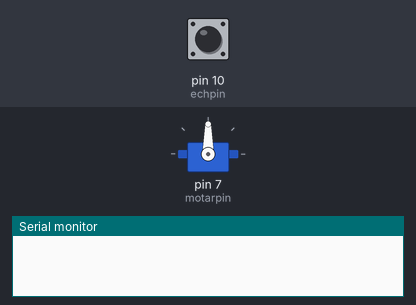
The sketch below on a simulated Arduino Uno, built with avr-gcc and run on an emulated ATmega328P. Parts: servo, the last lines printed to the serial monitor. The inputs (shaded band) are chosen by the test bench; at power-on: pin 10 (echpin) LOW.

Above: at 0.1 s.
At 1.2 s:
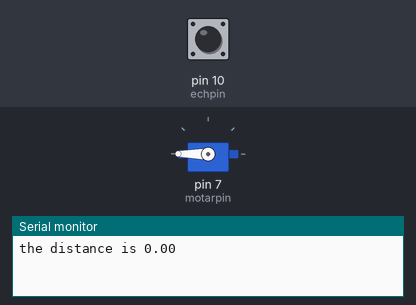
1.3 s: pin 10 (echpin) pulsed HIGH 2 times (0.12 s each, 0.3 s apart)
At 2.0 s:
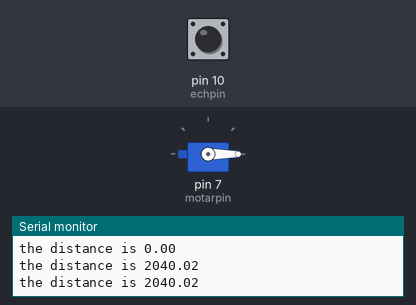
Timing chart, 0 to 4.3 s (numbered marks = the images above; inputs shaded):
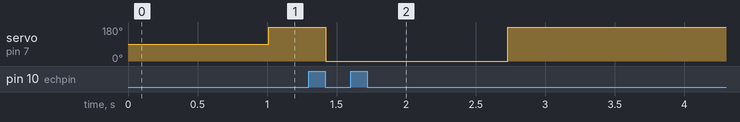

Measured:
- after the input at 1.3 s, servo on pin 7 (motarpin): 180° → 0° after 0.12 s, → 180° 1.3 s later

The sketch:

sketch_oct12a.ino
```cpp
#include <Servo.h>
float trigpin=2;
float echpin=10;
float motarpin=7;
float t;
float d;
Servo myServo;
void setup() {
  // put your setup code here, to run once:
Serial.begin(9600);
pinMode(trigpin,OUTPUT);
pinMode(echpin,INPUT);
myServo.attach(motarpin);
}

void loop() {
  digitalWrite(trigpin,LOW);
  delay(10);
  t=pulseIn(echpin,HIGH);
  d=(t*0.034)/2;
  Serial.print("the distance is ");
  Serial.println(d);
  if(d<=8)
  {
    myServo.write(180);
  }
  else
  {
     myServo.write(0);
  }
}
```
